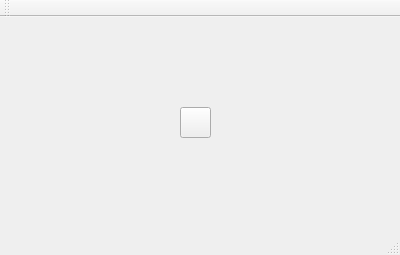
<?xml version="1.0" encoding="UTF-8"?>
<ui version="4.0">
 <class>MainWindow</class>
 <widget class="QMainWindow" name="MainWindow">
  <property name="geometry">
   <rect>
    <x>0</x>
    <y>0</y>
    <width>400</width>
    <height>255</height>
   </rect>
  </property>
  <property name="windowTitle">
   <string>MainWindow</string>
  </property>
  <widget class="QWidget" name="centralWidget">
   <widget class="MyQColorButton" name="ColorButton">
    <property name="geometry">
     <rect>
      <x>180</x>
      <y>90</y>
      <width>31</width>
      <height>31</height>
     </rect>
    </property>
    <property name="text">
     <string/>
    </property>
   </widget>
   <widget class="QDialog" name="kdialog">
    <property name="geometry">
     <rect>
      <x>975</x>
      <y>524</y>
      <width>16</width>
      <height>16</height>
     </rect>
    </property>
   </widget>
  </widget>
  <widget class="QMenuBar" name="menuBar">
   <property name="geometry">
    <rect>
     <x>0</x>
     <y>0</y>
     <width>400</width>
     <height>22</height>
    </rect>
   </property>
  </widget>
  <widget class="QToolBar" name="mainToolBar">
   <attribute name="toolBarArea">
    <enum>TopToolBarArea</enum>
   </attribute>
   <attribute name="toolBarBreak">
    <bool>false</bool>
   </attribute>
  </widget>
  <widget class="QStatusBar" name="statusBar"/>
 </widget>
 <layoutdefault spacing="6" margin="11"/>
 <customwidgets>
  <customwidget>
   <class>MyQColorButton</class>
   <extends>QPushButton</extends>
   <header location="global">myqcolorbutton.h</header>
  </customwidget>
 </customwidgets>
 <resources/>
 <connections/>
</ui>
